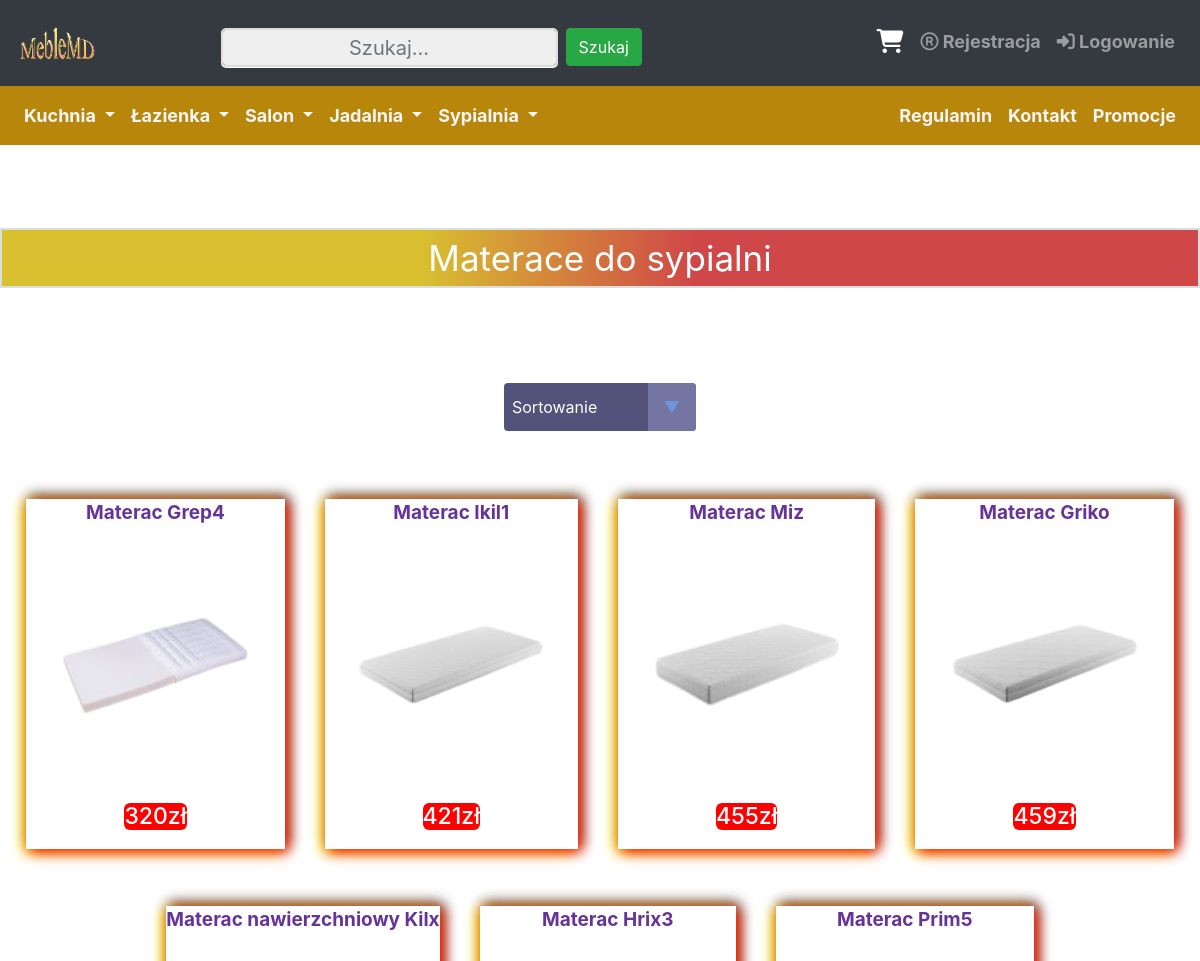
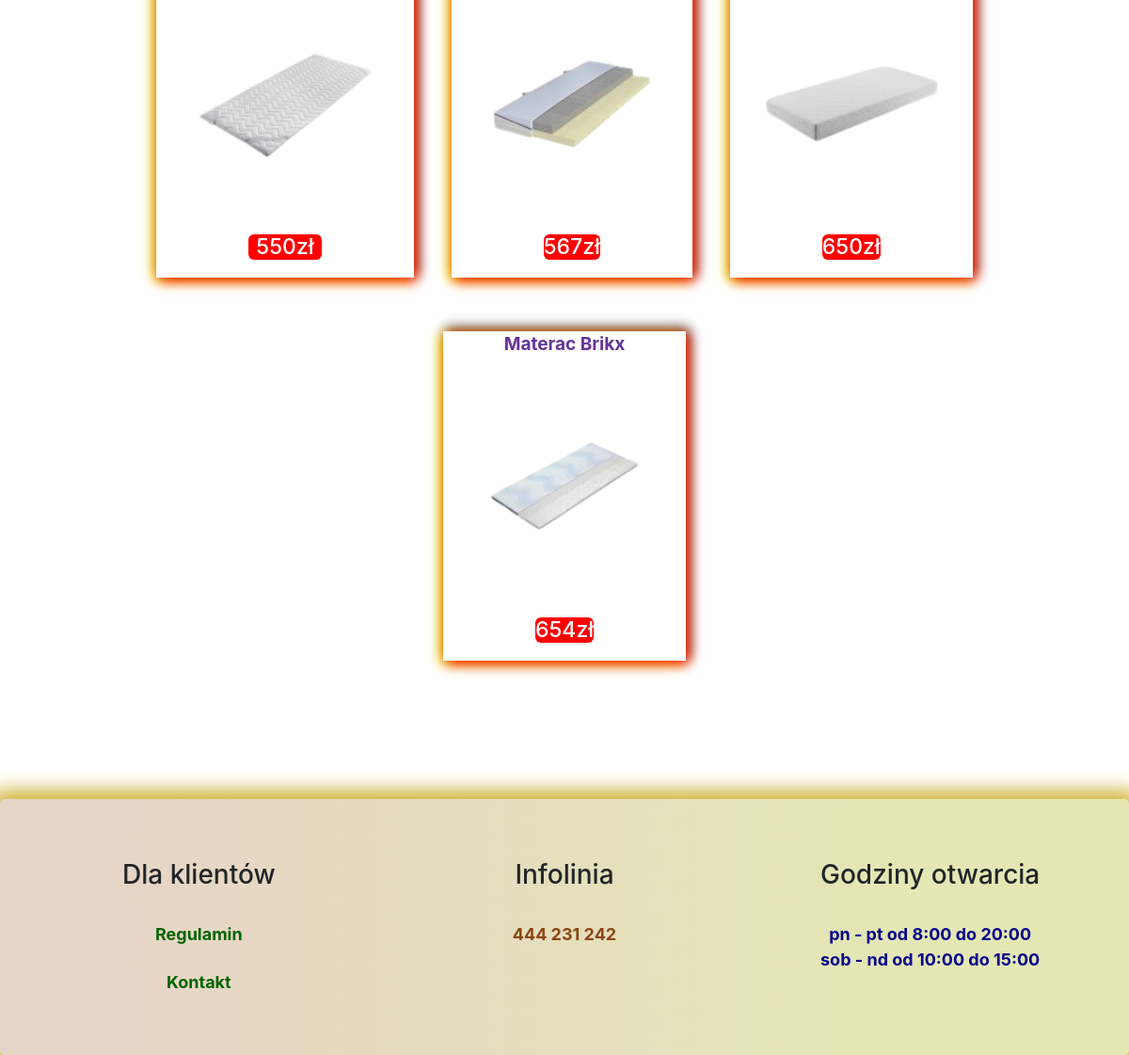
The page /sypialnia_materace.php on the database its author committed (2 pictures, top to bottom).
### tables this page shows
CREATE TABLE `produkty` (
  `id` int(11) NOT NULL,
  `id_zdjec` varchar(15) DEFAULT NULL,
  `id_opisu_zdj` text NOT NULL,
  `nazwa` varchar(50) NOT NULL,
  `opis` text NOT NULL,
  `parametry` text NOT NULL,
  `cena` float NOT NULL,
  `ilosc` int(11) NOT NULL,
  `id_podkategoria` int(11) NOT NULL
);

### sypialnia_materace.php (the view, shortened to what this page needs)
<?php
include("connect.php");
$sortowanie = isset($_POST['sort']) ? $_POST['sort'] : '';
?>
<!DOCTYPE html>
<html lang="pl">
<head>
<link href="style.css" rel="stylesheet" type="text/css" />
<link rel="stylesheet" href="https://maxcdn.bootstrapcdn.com/font-awesome/4.5.0/css/font-awesome.min.css">
<link rel="stylesheet" href="https://maxcdn.bootstrapcdn.com/bootstrap/4.5.2/css/bootstrap.min.css">
</head>
<body>
<div class="container-fluid">
<br><br><br>
 <?php
		echo'<nav class="navbar navbar-expand-xl bg-dark navbar-dark" style="position: relative;bottom:0.9cm;padding:17px">';
		echo'
				<a class="navbar-brand mx-auto" href="index.php"> <img class="img-fluid" src="images/logo.png" width="180" height="180"></a>
				<button class="navbar-toggler" type="button" data-toggle="collapse" data-target=".dual-collapse2">
					<span class="navbar-toggler-icon"></span>
				</button>';
				echo'<div class="navbar-collapse collapse w-100 order-2 dual-collapse2">';
				echo'<ul class="navbar-nav ml-auto">';
				echo'<li class="nav-item ">
				<form class="form-inline" action="wyszukiwarka.php" method="post" >
				<input class="form-control mr-sm-2 " name="wartosc" type="text" placeholder="Szukaj..." required>
				<button class="btn btn-success" text-center type="submit" style="position: relative; top:0.11cm;">Szukaj</button>
				</form>
				</li>';
				echo'</ul>';
				echo'</div>';
		echo'<div class="navbar-collapse collapse w-100 order-3 dual-collapse2">';
		echo'<ul class="navbar-nav ml-auto">';
		echo'  <li class="nav-item">';
		echo'   <a class="nav-link " href="wyswietlanie_koszyka.php">
		<i class="fa fa-shopping-cart"  data-toggle="tooltip" data-placement="bottom" title="Koszyk" style="font-size:24px;color:white; padding:1px"></i></a>';
		echo' 	</li>';
		if(isset($id_uzytkownika)!="")
			{}
			else{
		echo'  <li class="nav-item">';
		echo'   <a class="nav-link " href="rejestracja.php"><i class="fa fa-registered" aria-hidden="true"></i>  Rejestracja</a>';
		echo' 	</li>';
		echo'  <li class="nav-item ">';
		echo'   <a class="nav-link " href="logowanie.php"><i class="fa fa-sign-in" aria-hidden="true" ></i> Logowanie</a>';
		echo' 	</li>';
		}
		echo'</ul>';
		echo'  </div>';
		echo' </nav>';
		?>
<?php
if(isset($id_uzytkownika)!="")
	{
echo'
<nav class="navbar navbar-expand-xl navbar-dark " style="background-color:darkgoldenrod;position: relative; bottom:1.8cm;">
     <div class="mx-auto order-0">
        <a class="navbar-brand mx-auto" href="#"></a>
        <button class="navbar-toggler" type="button" data-toggle="collapse" data-target=".dual-collapse3">
            <span class="navbar-toggler-icon"></span>
        </button>
    </div>
    <div class="navbar-collapse collapse w-100 order-1 order-md-0 dual-collapse3">
        <ul class="navbar-nav mr-auto">
		<li class="nav-item dropdown">
      <a class="nav-link dropdown-toggle" style="color:whitesmoke;" href="#" id="navbardrop" data-toggle="dropdown">
       Kuchnia
      </a>
      <div class="dropdown-menu " style="background-color:darkgoldenrod">
        <a class="dropdown-item" href="krzesla_kuchnia.php">Krzesła</a>
        <a class="dropdown-item" href="stoly_kuchnia.php">Stoły</a></a>
        <a class="dropdown-item" href="szafki_kuchnia.php">Szafki</a>
		<a class="dropdown-item" href="blaty_kuchnia.php">Blaty</a>
      </div>
    </li>
	<li class="nav-item dropdown ">
      <a class="nav-link dropdown-toggle" style="color:whitesmoke;"  href="#" id="navbardrop" data-toggle="dropdown">
       Łazienka
      </a>
      <div class="dropdown-menu " style="background-color:darkgoldenrod">
        <a class="dropdown-item" href="lazienka_lustra.php">Lustra</a>
        <a class="dropdown-item" href="lazienka_umywalki.php">Umywalki</a></a>
        <a class="dropdown-item" href="lazienka_szafki.php">Szafki</a>
		<a class="dropdown-item" href="lazienka_akcesorie_lazienkowe.php">Akcesoria Łazienkowe</a>
      </div>
    </li>
	<li class="nav-item dropdown">
      <a class="nav-link dropdown-toggle" style="color:whitesmoke;"  href="#" id="navbardrop" data-toggle="dropdown">
       Salon
      </a>
      <div class="dropdown-menu" style="background-color:darkgoldenrod">
        <a class="dropdown-item" href="salon_stoly.php">Stoły</a>
        <a class="dropdown-item" href="salon_szafy.php">Szafy</a></a>
        <a class="dropdown-item" href="salon_narozniki.php">Narożniki</a>
		<a class="dropdown-item" href="salon_krzesla.php">Krzesła</a>
      </div>
    </li>
	<li class="nav-item dropdown">
      <a class="nav-link dropdown-toggle" style="color:whitesmoke;"  href="#" id="navbardrop" data-toggle="dropdown">
       Jadalnia
      </a>
      <div class="dropdown-menu" style="background-color:darkgoldenrod">
        <a class="dropdown-item" href="jadalnia_krzesla.php">Krzesła</a>
        <a class="dropdown-item" href="jadalnia_stoly.php">Stoły</a></a>
        <a class="dropdown-item" href="jadalnia_komody.php">Komody</a>
		<a class="dropdown-item" href="jadalnia_witryny.php">Witryny</a>
      </div>
    </li>
	<li class="nav-item dropdown">
      <a class="nav-link dropdown-toggle" style="color:whitesmoke;"  href="#" id="navbardrop" data-toggle="dropdown">
       Sypialnia
      </a>
      <div class="dropdown-menu" style="background-color:darkgoldenrod">
        <a class="dropdown-item" href="sypialnia_lozka.php">Łóżka</a>
        <a class="dropdown-item" href="sypialnia_szafy.php">Szafy</a></a>
        <a class="dropdown-item" href="sypialnia_materace.php">Materace</a>
		<a class="dropdown-item" href="sypialnia_lustra.php">Lustra</a>
      </div>
    </li>
        </ul>
    </div>
    <div class="navbar-collapse collapse w-100 order-3 dual-collapse3">
        <ul class="navbar-nav ml-auto">
		<li class="nav-item">
      <a class="nav-link" style="color:whitesmoke;" href="regulamin.php">Regulamin</a>
    </li>
	<li class="nav-item">
      <a class="nav-link "style="color:whitesmoke;" href="kontakt.php"> Kontakt</a>
    </li>
	<li class="nav-item">
      <a class="nav-link" style="color:whitesmoke;" href="promocja.php"> Promocje</a>
    </li>
        </ul>
    </div>
</nav>';
	}
	else{
echo'
<nav class="navbar navbar-expand-xl navbar-dark " style="background-color:darkgoldenrod;position: relative; bottom:0.9cm;">
    <div class="navbar-collapse collapse w-100 order-1 order-md-0 dual-collapse3">
        <ul class="navbar-nav mr-auto">
		<li class="nav-item dropdown">
      <a class="nav-link dropdown-toggle" style="color:whitesmoke;" href="#" id="navbardrop" data-toggle="dropdown">
       Kuchnia
      </a>
    </li>
	<li class="nav-item dropdown ">
      <a class="nav-link dropdown-toggle" style="color:whitesmoke;"  href="#" id="navbardrop" data-toggle="dropdown">
       Łazienka
      </a>
    </li>
	<li class="nav-item dropdown">
      <a class="nav-link dropdown-toggle" style="color:whitesmoke;"  href="#" id="navbardrop" data-toggle="dropdown">
       Salon
      </a>
    </li>
	<li class="nav-item dropdown">
      <a class="nav-link dropdown-toggle" style="color:whitesmoke;"  href="#" id="navbardrop" data-toggle="dropdown">
       Jadalnia
      </a>
    </li>
	<li class="nav-item dropdown">
      <a class="nav-link dropdown-toggle" style="color:whitesmoke;"  href="#" id="navbardrop" data-toggle="dropdown">
       Sypialnia
      </a>
    </li>
        </ul>
    </div>
    <div class="navbar-collapse collapse w-100 order-3 dual-collapse3">
        <ul class="navbar-nav ml-auto">
		<li class="nav-item">
      <a class="nav-link" style="color:whitesmoke;" href="regulamin.php">Regulamin</a>
    </li>
	<li class="nav-item">
      <a class="nav-link "style="color:whitesmoke;" href="kontakt.php"> Kontakt</a>
    </li>
	<li class="nav-item">
      <a class="nav-link" style="color:whitesmoke;" href="promocja.php"> Promocje</a>
    </li>
        </ul>
    </div>
</nav>';
	}
?>
	<div class="row text-center">
		<div class="col">
	<div class="napisek bg-dark text-white">
	<h67>
	Materace do sypialni</h67>
	</div>
	</div>
	</div>
	<br><br><br><br><br><br>
	<div class="text-center">
<form method="post" action = "">
    <div class="select">
   <select  name='sort' onchange="this.form.submit()">
<option value=''>Sortowanie</option>
</select>
</div>
</form>
<br><br>
	<?php
$wynik = mysqli_query($link,"Select * from produkty where id_podkategoria=20 ORDER BY cena ".$sortowanie)
or die('Błąd zapytania');
if(mysqli_num_rows($wynik) > 0) {
    while($r = mysqli_fetch_object($wynik)) {
		$id=$r->id;
            echo '<div class="element">';
		echo '<div class="obramowanie">';
		echo"<h10>";
	   echo "<a style='text-decoration:none'   href='product.php?product_id=$id'>";
        echo "<b>".$r->nazwa."</b>";
	echo "<br> </br>";
		 echo"<img class='zoom' src=images/".$r->id_zdjec.".png width='190' height'120'>";
		echo "<br> </br>";
		echo "</a>";
		 echo '<div class="cenaobw">';
echo "<b><h5>".$r->cena. "zł </h5></b>";
echo"</h10>";
echo "<br> </br>";
echo'</div>';
echo '</div>';
			echo '</div>';
    }
}
?>
		<br><br><br>
    <div class="jumbotron text-center" style="margin-bottom:0;">
<div class="row ">
    <div class="col-sm-4">
      <h3>Dla klientów</h3>
      <br>
<a href="regulamin.php" style="text-decoration: none; color:darkgreen;">Regulamin</a>
<br><br>
<a href="kontakt.php" style="text-decoration: none; color:darkgreen;"> Kontakt</a>
    </div>
    <div class="col-sm-4">
      <h3>Infolinia</h3>
      <br>
<p style="color:saddlebrown;">444 231 242</p>
</div>
<div class="col-sm-4">
    <h3> Godziny otwarcia</h3>
<br>
	<p style="color: darkblue;">pn - pt od 8:00 do 20:00
	<br>
	sob - nd od 10:00 do 15:00</p>
</div>
  </div>
</div>
</body>
</html>

### style.css (style rules this page uses)
html, body { overflow-x: hidden; }
body { background-image: url('https://img.freepik.com/darmowe-zdjecie/bialy-drewniany-stol-tlo_53876-89436.jpg?size=626&ext=jpg'); background-position: -99999px -99999px; }
body:before { content: ""; background-image: inherit; position: fixed; top: 0; left: 0; height: 100vh; width: 100%; -webkit-background-size: cover !important; -moz-background-size: cover !important; -o-background-size: cover; background-size: cover !important; z-index: -1; }
.jumbotron { background: rgb(222,138,69); background: linear-gradient(90deg, rgba(222,138,69,0.23573179271708689) 9%, rgba(222,224,104,0.4374124649859944) 82%); border-radius: 14px 14px 14px 14px; box-shadow: 0 0 20px 10px #CFB53B; }
.jumbotron p { font-size: 18px; font-weight: bold; }
.jumbotron a { font-size: 18px; font-weight: bold; }
.nav-item { font-size: 18px; }
.navbar-collapse li a { color:whitesmoke; font-weight: bold; }
.container-fluid { padding: 0px !important; position: relative; top:-1cm; }
select { -webkit-appearance:none; -moz-appearance:none; -ms-appearance:none; appearance:none; outline:0; box-shadow:none; border:0!important; background: #52527a; background-image: none; flex: 1; padding: 0 .5em; color:white; cursor:pointer; font-size: 1em; font-family: 'Open Sans', sans-serif; }
.select { margin: 0 auto !important; position: relative; display: flex; width: 12em; height: 3em; line-height: 3; overflow: hidden; border-radius: .25em; }
.select::after { content: '\25BC'; position: absolute; top: 0; right: 0; padding: 0 1em; background: #7575a3; cursor:pointer; pointer-events:none; transition:.25s all ease; color:#7094db; }
input[type="password"], input[type="text"] { border: 1px solid #a1a3a3; border-radius: 4px; box-shadow: 0 1px #fff; box-sizing: border-box; color: #696969; height: 39px; transition: box-shadow 0.3s; width: 240px; text-align: center; }
.obramowanie { width:300px; height:350px; max-width: 900px; margin: 0 auto; clear: none; width: 100%; text-align: center; transition: transform 0.3s; text-align:center; box-shadow: 3px 3px 13px red, yellow -3px 3px 13px, 3px -3px 13px; }
.element { display: inline-block; padding:20px; }
.element a { font-size:19px; color:rebeccapurple; }
img.zoom { position: relative; z-index: 1; }
@media screen and (-webkit-min-device-pixel-ratio:0) { .cenaobw { color:white; } }
@media screen and (-webkit-min-device-pixel-ratio:0) { .cenaobw h5 { margin-left: 98px; margin-right: 98px; background-color:red; font-size:23px; border-radius: 6px 6px 6px 6px; background-color:rgb(255, 0, 0); } }
.cenaobw { color:white; }
.cenaobw h5 { margin-left: 98px; margin-right: 98px; background-color:red; font-size:23px; border-radius: 6px 6px 6px 6px; background-color:rgb(255, 0, 0); }
.napisek { background: rgb(244,215,45); background: linear-gradient(90deg, rgba(244,215,45,0.8547794117647058) 35%, rgba(247,74,74,0.7959558823529411) 58%); padding: 2px; border: 2px solid #D8DFDC; font-size:35px; position: relative;top:1.3cm; color: whitesmoke; }
.napisek h67 { top: 27px; z-index: 1; }
input[type=text] { width: 220px; background-color: #efefef; color: #666; border: 2px solid #ddd; border-radius: 5px; font-size: 20px; padding: 10px; box-sizing: border-box; outline: none; margin-top: 10px; }

### rows shown on the page
produkty: nazwa "Materac Grep4", id_zdjec (picture), cena "320"
produkty: nazwa "Materac Ikil1", id_zdjec (picture), cena "421"
produkty: nazwa "Materac Miz", id_zdjec (picture), cena "455"
produkty: nazwa "Materac Griko", id_zdjec (picture), cena "459"
produkty: nazwa "Materac nawierzchniowy Kilx", id_zdjec (picture), cena "550"
produkty: nazwa "Materac Hrix3", id_zdjec (picture), cena "567"
produkty: nazwa "Materac Prim5", id_zdjec (picture), cena "650"
produkty: nazwa "Materac Brikx", id_zdjec (picture), cena "654"
